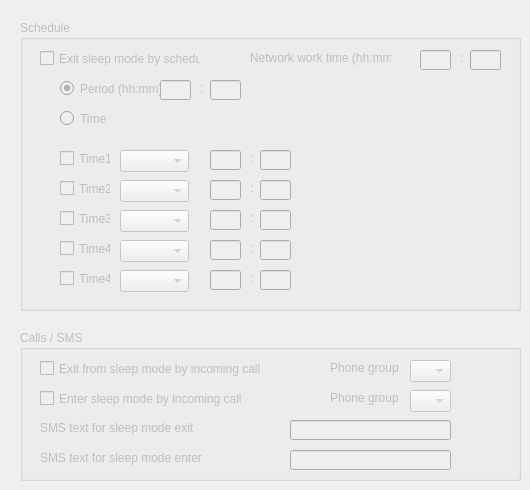
    <widget class="QWidget" name="tab_7">
     <attribute name="title">
      <string>Schedule</string>
     </attribute>
     <widget class="QGroupBox" name="groupBox_20">
      <property name="enabled">
       <bool>false</bool>
      </property>
      <property name="geometry">
       <rect>
        <x>20</x>
        <y>20</y>
        <width>501</width>
        <height>291</height>
       </rect>
      </property>
      <property name="title">
       <string>Schedule</string>
      </property>
      <widget class="QCheckBox" name="checkBox_19">
       <property name="geometry">
        <rect>
         <x>20</x>
         <y>30</y>
         <width>161</width>
         <height>17</height>
        </rect>
       </property>
       <property name="text">
        <string>Exit sleep mode by schedule</string>
       </property>
      </widget>
      <widget class="QRadioButton" name="radioButton_10">
       <property name="geometry">
        <rect>
         <x>40</x>
         <y>60</y>
         <width>101</width>
         <height>17</height>
        </rect>
       </property>
       <property name="text">
        <string>Period (hh:mm)</string>
       </property>
       <property name="checked">
        <bool>true</bool>
       </property>
      </widget>
      <widget class="QRadioButton" name="radioButton_11">
       <property name="geometry">
        <rect>
         <x>40</x>
         <y>90</y>
         <width>82</width>
         <height>17</height>
        </rect>
       </property>
       <property name="text">
        <string>Time</string>
       </property>
      </widget>
      <widget class="QCheckBox" name="checkBox_20">
       <property name="geometry">
        <rect>
         <x>40</x>
         <y>130</y>
         <width>51</width>
         <height>17</height>
        </rect>
       </property>
       <property name="text">
        <string>Time1</string>
       </property>
      </widget>
      <widget class="QComboBox" name="comboBox_13">
       <property name="geometry">
        <rect>
         <x>100</x>
         <y>130</y>
         <width>69</width>
         <height>22</height>
        </rect>
       </property>
      </widget>
      <widget class="QLineEdit" name="lineEdit_62">
       <property name="geometry">
        <rect>
         <x>190</x>
         <y>130</y>
         <width>31</width>
         <height>20</height>
        </rect>
       </property>
      </widget>
      <widget class="QLabel" name="label_78">
       <property name="geometry">
        <rect>
         <x>230</x>
         <y>130</y>
         <width>16</width>
         <height>16</height>
        </rect>
       </property>
       <property name="text">
        <string>:</string>
       </property>
      </widget>
      <widget class="QLineEdit" name="lineEdit_63">
       <property name="geometry">
        <rect>
         <x>240</x>
         <y>130</y>
         <width>31</width>
         <height>20</height>
        </rect>
       </property>
      </widget>
      <widget class="QCheckBox" name="checkBox_21">
       <property name="geometry">
        <rect>
         <x>40</x>
         <y>160</y>
         <width>51</width>
         <height>17</height>
        </rect>
       </property>
       <property name="text">
        <string>Time2</string>
       </property>
      </widget>
      <widget class="QComboBox" name="comboBox_14">
       <property name="geometry">
        <rect>
         <x>100</x>
         <y>160</y>
         <width>69</width>
         <height>22</height>
        </rect>
       </property>
      </widget>
      <widget class="QLineEdit" name="lineEdit_64">
       <property name="geometry">
        <rect>
         <x>190</x>
         <y>160</y>
         <width>31</width>
         <height>20</height>
        </rect>
       </property>
      </widget>
      <widget class="QLabel" name="label_79">
       <property name="geometry">
        <rect>
         <x>230</x>
         <y>160</y>
         <width>16</width>
         <height>16</height>
        </rect>
       </property>
       <property name="text">
        <string>:</string>
       </property>
      </widget>
      <widget class="QLineEdit" name="lineEdit_65">
       <property name="geometry">
        <rect>
         <x>240</x>
         <y>160</y>
         <width>31</width>
         <height>20</height>
        </rect>
       </property>
      </widget>
      <widget class="QCheckBox" name="checkBox_22">
       <property name="geometry">
        <rect>
         <x>40</x>
         <y>190</y>
         <width>51</width>
         <height>17</height>
        </rect>
       </property>
       <property name="text">
        <string>Time3</string>
       </property>
      </widget>
      <widget class="QLineEdit" name="lineEdit_66">
       <property name="geometry">
        <rect>
         <x>240</x>
         <y>190</y>
         <width>31</width>
         <height>20</height>
        </rect>
       </property>
      </widget>
      <widget class="QComboBox" name="comboBox_15">
       <property name="geometry">
        <rect>
         <x>100</x>
         <y>190</y>
         <width>69</width>
         <height>22</height>
        </rect>
       </property>
      </widget>
      <widget class="QLabel" name="label_80">
       <property name="geometry">
        <rect>
         <x>230</x>
         <y>190</y>
         <width>16</width>
         <height>16</height>
        </rect>
       </property>
       <property name="text">
        <string>:</string>
       </property>
      </widget>
      <widget class="QLineEdit" name="lineEdit_67">
       <property name="geometry">
        <rect>
         <x>190</x>
         <y>190</y>
         <width>31</width>
         <height>20</height>
        </rect>
       </property>
      </widget>
      <widget class="QCheckBox" name="checkBox_23">
       <property name="geometry">
        <rect>
         <x>40</x>
         <y>220</y>
         <width>51</width>
         <height>17</height>
        </rect>
       </property>
       <property name="text">
        <string>Time4</string>
       </property>
      </widget>
      <widget class="QLineEdit" name="lineEdit_68">
       <property name="geometry">
        <rect>
         <x>240</x>
         <y>220</y>
         <width>31</width>
         <height>20</height>
        </rect>
       </property>
      </widget>
      <widget class="QComboBox" name="comboBox_16">
       <property name="geometry">
        <rect>
         <x>100</x>
         <y>220</y>
         <width>69</width>
         <height>22</height>
        </rect>
       </property>
      </widget>
      <widget class="QLabel" name="label_81">
       <property name="geometry">
        <rect>
         <x>230</x>
         <y>220</y>
         <width>16</width>
         <height>16</height>
        </rect>
       </property>
       <property name="text">
        <string>:</string>
       </property>
      </widget>
      <widget class="QLineEdit" name="lineEdit_69">
       <property name="geometry">
        <rect>
         <x>190</x>
         <y>220</y>
         <width>31</width>
         <height>20</height>
        </rect>
       </property>
      </widget>
      <widget class="QCheckBox" name="checkBox_24">
       <property name="geometry">
        <rect>
         <x>40</x>
         <y>250</y>
         <width>51</width>
         <height>17</height>
        </rect>
       </property>
       <property name="text">
        <string>Time4</string>
       </property>
      </widget>
      <widget class="QLineEdit" name="lineEdit_70">
       <property name="geometry">
        <rect>
         <x>240</x>
         <y>250</y>
         <width>31</width>
         <height>20</height>
        </rect>
       </property>
      </widget>
      <widget class="QComboBox" name="comboBox_17">
       <property name="geometry">
        <rect>
         <x>100</x>
         <y>250</y>
         <width>69</width>
         <height>22</height>
        </rect>
       </property>
      </widget>
      <widget class="QLabel" name="label_82">
       <property name="geometry">
        <rect>
         <x>230</x>
         <y>250</y>
         <width>16</width>
         <height>16</height>
        </rect>
       </property>
       <property name="text">
        <string>:</string>
       </property>
      </widget>
      <widget class="QLineEdit" name="lineEdit_71">
       <property name="geometry">
        <rect>
         <x>190</x>
         <y>250</y>
         <width>31</width>
         <height>20</height>
        </rect>
       </property>
      </widget>
      <widget class="QLabel" name="label_83">
       <property name="geometry">
        <rect>
         <x>230</x>
         <y>30</y>
         <width>141</width>
         <height>16</height>
        </rect>
       </property>
       <property name="text">
        <string>Network work time (hh:mm)</string>
       </property>
      </widget>
      <widget class="QLineEdit" name="lineEdit_72">
       <property name="geometry">
        <rect>
         <x>450</x>
         <y>30</y>
         <width>31</width>
         <height>20</height>
        </rect>
       </property>
      </widget>
      <widget class="QLineEdit" name="lineEdit_73">
       <property name="geometry">
        <rect>
         <x>400</x>
         <y>30</y>
         <width>31</width>
         <height>20</height>
        </rect>
       </property>
      </widget>
      <widget class="QLabel" name="label_84">
       <property name="geometry">
        <rect>
         <x>440</x>
         <y>30</y>
         <width>16</width>
         <height>16</height>
        </rect>
       </property>
       <property name="text">
        <string>:</string>
       </property>
      </widget>
      <widget class="QLineEdit" name="lineEdit_131">
       <property name="geometry">
        <rect>
         <x>140</x>
         <y>60</y>
         <width>31</width>
         <height>20</height>
        </rect>
       </property>
      </widget>
      <widget class="QLabel" name="label_143">
       <property name="geometry">
        <rect>
         <x>180</x>
         <y>60</y>
         <width>16</width>
         <height>16</height>
        </rect>
       </property>
       <property name="text">
        <string>:</string>
       </property>
      </widget>
      <widget class="QLineEdit" name="lineEdit_132">
       <property name="geometry">
        <rect>
         <x>190</x>
         <y>60</y>
         <width>31</width>
         <height>20</height>
        </rect>
       </property>
      </widget>
     </widget>
     <widget class="QGroupBox" name="groupBox_21">
      <property name="enabled">
       <bool>false</bool>
      </property>
      <property name="geometry">
       <rect>
        <x>20</x>
        <y>330</y>
        <width>501</width>
        <height>151</height>
       </rect>
      </property>
      <property name="title">
       <string>Calls / SMS</string>
      </property>
      <widget class="QCheckBox" name="checkBox_25">
       <property name="geometry">
        <rect>
         <x>20</x>
         <y>30</y>
         <width>221</width>
         <height>17</height>
        </rect>
       </property>
       <property name="text">
        <string>Exit from sleep mode by incoming call</string>
       </property>
      </widget>
      <widget class="QCheckBox" name="checkBox_26">
       <property name="geometry">
        <rect>
         <x>20</x>
         <y>60</y>
         <width>211</width>
         <height>17</height>
        </rect>
       </property>
       <property name="text">
        <string>Enter sleep mode by incoming call</string>
       </property>
      </widget>
      <widget class="QLabel" name="label_85">
       <property name="geometry">
        <rect>
         <x>310</x>
         <y>30</y>
         <width>71</width>
         <height>16</height>
        </rect>
       </property>
       <property name="text">
        <string>Phone group</string>
       </property>
      </widget>
      <widget class="QComboBox" name="comboBox_18">
       <property name="geometry">
        <rect>
         <x>390</x>
         <y>30</y>
         <width>41</width>
         <height>22</height>
        </rect>
       </property>
      </widget>
      <widget class="QComboBox" name="comboBox_19">
       <property name="geometry">
        <rect>
         <x>390</x>
         <y>60</y>
         <width>41</width>
         <height>22</height>
        </rect>
       </property>
      </widget>
      <widget class="QLabel" name="label_86">
       <property name="geometry">
        <rect>
         <x>310</x>
         <y>60</y>
         <width>71</width>
         <height>16</height>
        </rect>
       </property>
       <property name="text">
        <string>Phone group</string>
       </property>
      </widget>
      <widget class="QLabel" name="label_87">
       <property name="geometry">
        <rect>
         <x>20</x>
         <y>90</y>
         <width>231</width>
         <height>16</height>
        </rect>
       </property>
       <property name="text">
        <string>SMS text for sleep mode exit</string>
       </property>
      </widget>
      <widget class="QLabel" name="label_88">
       <property name="geometry">
        <rect>
         <x>20</x>
         <y>120</y>
         <width>191</width>
         <height>16</height>
        </rect>
       </property>
       <property name="text">
        <string>SMS text for sleep mode enter</string>
       </property>
      </widget>
      <widget class="QLineEdit" name="lineEdit_74">
       <property name="geometry">
        <rect>
         <x>270</x>
         <y>90</y>
         <width>161</width>
         <height>20</height>
        </rect>
       </property>
       <property name="text">
        <string/>
       </property>
      </widget>
      <widget class="QLineEdit" name="lineEdit_75">
       <property name="geometry">
        <rect>
         <x>270</x>
         <y>120</y>
         <width>161</width>
         <height>20</height>
        </rect>
       </property>
      </widget>
     </widget>
    </widget>
